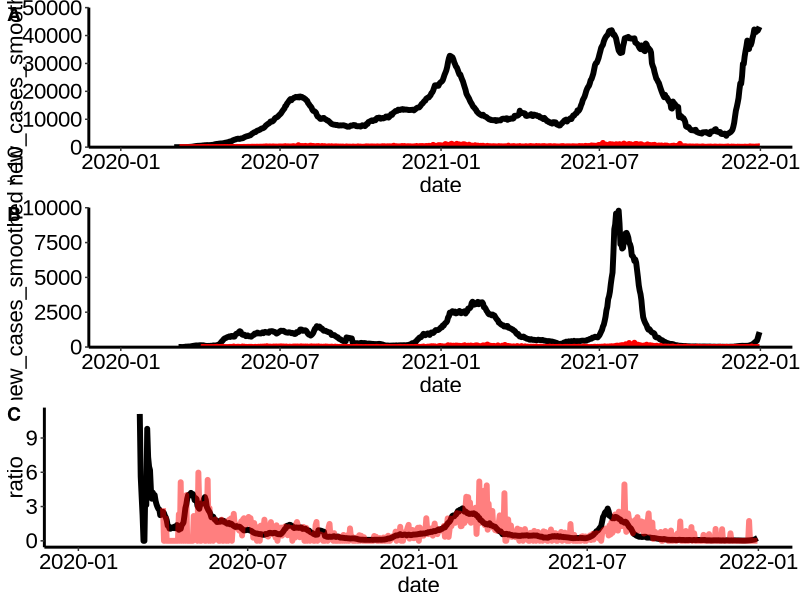

The R script that drew this image:
#setwd("C:/Users/Romain/Desktop/senegal")

#Import R packages
library(ggplot2)
library(cowplot)

#import epidemio data
my_data = readr::read_tsv("covid_africa_data.csv")
my_data_deaths = readr::read_tsv("deaths_africa.csv")

#produce a subdata for senegal for the 2020-2021 period
my_senegal = my_data[my_data$location=="Senegal",]
my_senegal=my_senegal[my_senegal$date<"2022-01-01",]
my_senegal=my_senegal[my_senegal$date>="2020-03-02",]

#produce a subdata of deaths in 2020-2021 in Africa
my_data_deaths=my_data_deaths[my_data_deaths$date<"2022-01-01",]
my_data_deaths=my_data_deaths[my_data_deaths$date>="2020-03-02",]

#plot the number of cases and deaths related to COVUD-19 in 2020 and 2021 in Senegal
p1=ggplot(my_senegal) +
  geom_line(aes(x=date, y=new_cases_smoothed*10),size=2) +
  geom_line(aes(x=date, y=new_deaths*10),size=2, color="red") +
  scale_y_continuous(limits = c(0,10000), expand = c(0, 10))+
  scale_x_date(limits = as.Date(c("2020-01-01","2022-01-01")))+
  theme(axis.line.x = element_line(size = 1, colour = "black"),
        axis.line.y = element_line(size = 1, colour = "black"),
        axis.line = element_line(size=1, colour = "black"),
        panel.grid.major = element_blank(),
        panel.grid.minor = element_blank(),
        panel.border = element_blank(),
        panel.background = element_blank(),
        text=element_text(size = 16, family="Arial"),
        axis.text.x=element_text(colour="black", size = 16),
        axis.text.y=element_text(colour="black", size = 16),
        legend.position = "none")

#plot the number of cases and deaths related to COVID-19 in 2020 and 2021 in Africa
p2= ggplot(my_data_deaths) +
  geom_line(aes(x=date, y=new_cases_smoothed),size=2) +
  geom_line(aes(x=date, y=new_deaths),size=2, color="red") +
  scale_y_continuous(limits = c(0,50000), expand = c(0, 10))+
  scale_x_date(limits = as.Date(c("2020-01-01","2022-01-01")))+
  theme(axis.line.x = element_line(size = 1, colour = "black"),
        axis.line.y = element_line(size = 1, colour = "black"),
        axis.line = element_line(size=1, colour = "black"),
        panel.grid.major = element_blank(),
        panel.grid.minor = element_blank(),
        panel.border = element_blank(),
        panel.background = element_blank(),
        text=element_text(size = 16, family="Arial"),
        axis.text.x=element_text(colour="black", size = 16),
        axis.text.y=element_text(colour="black", size = 16),
        legend.position = "none")

#combine the data based on the date
combined_date = merge(my_data_deaths, my_senegal, by="date")
#calculate the proportion of cases and deaths in Senegal compared to Africa
combined_date$ratio=combined_date$new_cases_smoothed.y/combined_date$new_cases_smoothed.x*100
combined_date$ratio_death=combined_date$new_deaths.y/combined_date$new_deaths.x*100

#plot the proportions of Senegal/Africa in 2020 and 2021
p3=ggplot(combined_date) +
  geom_line(aes(x=date, y=ratio),size=2) +
  #geom_line(aes(x=date, y=new_cases),size=2) +
  geom_line(aes(x=date, y=ratio_death),size=2, color="red", alpha=.5) +
  scale_y_continuous()+
  scale_x_date(limits = as.Date(c("2020-01-01","2022-01-01")))+
  theme(axis.line.x = element_line(size = 1, colour = "black"),
        axis.line.y = element_line(size = 1, colour = "black"),
        axis.line = element_line(size=1, colour = "black"),
        panel.grid.major = element_blank(),
        panel.grid.minor = element_blank(),
        panel.border = element_blank(),
        panel.background = element_blank(),
        text=element_text(size = 16, family="Arial"),
        axis.text.x=element_text(colour="black", size = 16),
        axis.text.y=element_text(colour="black", size = 16),
        legend.position = "none")

#combine the different plots (Africa, Senegal and ratios)
plot_grid(p2, p1,p3, labels=c("A", "B","C"), ncol = 1, nrow = 3)
